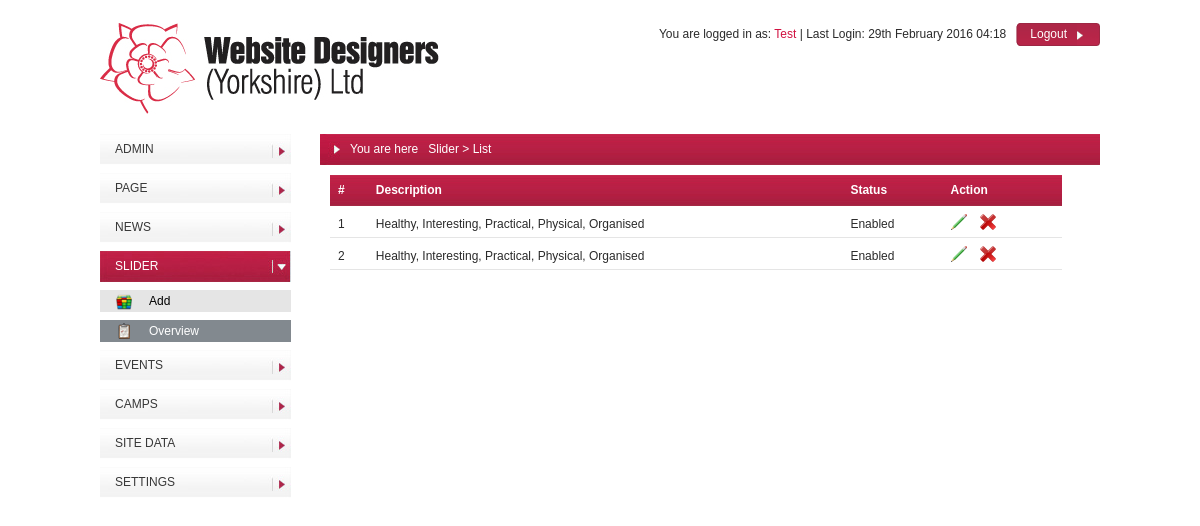
Screenshot of /admin/control-panel.php?module=slider&action=list (signed in) with the database file from the repository.
### tables this page shows
CREATE TABLE IF NOT EXISTS `slider` (
  `id` int(11) NOT NULL,
  `description` varchar(512) NOT NULL,
  `status` tinyint(1) NOT NULL DEFAULT '0'
);

### admin/includes/functions/database.php (called while the page is built, shortened)
<?php
function table_fetch_rows($table, $where = '', $order_by = '', $limit_from = 0, $limit_to = 0)
{
	global $db;
	$sql = sprintf('SELECT * FROM %s', $table);
	$r = mysql_query($sql, $db) or die(mysql_error($db));
	$rows = array();
	while ($row = mysql_fetch_assoc($r)) {
		$rows[] = $row;
	}
	return $rows;
}
?>

### admin/modules/slider/list.php (the view, shortened to what this page needs)
<?php
$sliders = table_fetch_rows('slider');
?>
<table class="list">
    <thead>
    <tr>
        <th>#</th>
        <th>Description</th>
        <th>Status</th>
        <th>Action</th>
    </tr>
    </thead>
    <tbody>
    <?php foreach ($sliders as $k => $slider) { ?>
        <tr>
            <td><?php echo 1 + $k; ?></td>
            <td><?php echo $slider['description']; ?></td>
            <td><?php echo $slider['status'] == 1 ? 'Enabled' : 'Disabled'; ?></td>
            <td>
                <a href="?module=slider&action=form&id=<?php echo $slider['id']; ?>"
                   class="operation operation-edit"></a>
                <a href="#" class="operation operation-delete" data-id="<?php echo $slider['id']; ?>"></a>
            </td>
        </tr>
    <?php } ?>
    </tbody>
</table>

### admin/resources/css/main.css (style rules this page uses)
* { margin:0; padding:0; }
a { color:#d11140; text-decoration:none; }
body { position:relative; font-family:Tahoma, Geneva, sans-serif; font-size:12px; color:#2b2b2b; text-align:center; }
#content table { border-collapse:collapse; }
#content table td, #content table th { text-align:left; padding:8px 8px 4px 8px; }
#content table.list th { background-image:url(../images/bg-breadcrumb.jpg); background-position:left top; background-repeat:repeat-x; height:31px; padding-top:0; padding-bottom:0; line-height:31px; color:#fff; }
table.list { width:95%; }
table.list tbody tr td { border-bottom:1px solid #e5e5e5; }
.operation { display:inline-block; background-position:left top; background-repeat:no-repeat; width:16px; height:16px; margin-right:10px; cursor:pointer; }
.operation-edit,.operation-form { background-image:url(../images/icons/edit-icon.png); }
.operation-delete { background-image:url(../images/icons/delete-icon.png); }
.operation-edit { background-image:url(../images/icons/edit-icon.png); }

### rows the page displays
slider: description "Healthy, Interesting, Practical, Physical, Organised", status "Enabled"
slider: description "Healthy, Interesting, Practical, Physical, Organised", status "Enabled"

### other values shown
$_SESSION['admin']['name'] "Test"
date('jS F Y H:i', strtotime($_SESSION['admin']['last_login'])) "29th February 2016 04:18"
$text "Logout"
$module['title'] "ADMIN"
$module['title'] "PAGE"
$module['title'] "NEWS"
$module['title'] "SLIDER"
$item['title'] "Add"
$item['title'] "Overview"
$module['title'] "EVENTS"
$module['title'] "CAMPS"
$module['title'] "SITE DATA"
$module['title'] "SETTINGS"
str_replace('_', ' ', $_GET['module']) "Slider"
str_replace('_', ' ', $_GET['action']) "List"
